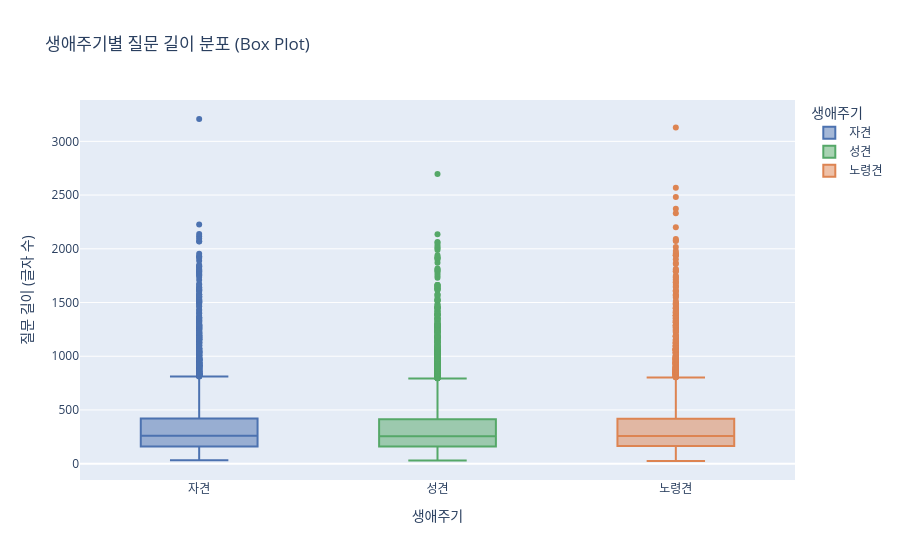

Notebook cell for this chart:
### Markdown cell above
## 6. 진료과별 Top 10 질병 (막대 그래프)

### Code cell
df['input_len']  = df['input_clean'].str.len()
df['output_len'] = df['output_clean'].str.len()

fig = px.box(
    df,
    x='lifeCycle',
    y='input_len',
    color='lifeCycle',
    category_orders={'lifeCycle': lifecycle_order},
    color_discrete_map={'자견': '#4C72B0', '성견': '#55A868', '노령견': '#DD8452'},
    title='생애주기별 질문 길이 분포 (Box Plot)',
    labels={'input_len': '질문 길이 (글자 수)', 'lifeCycle': '생애주기'},
    points='outliers'  # 이상치만 점으로 표시
)
fig.write_html(str(EDA_OUTPUT / 'boxplot_input_length.html'))
fig.show()

# 수치 요약
print("=== 생애주기별 질문 길이 통계 ===")
print(df.groupby('lifeCycle')['input_len'].describe().round(1).to_string())

### Figure 1 — Plotly figure (JSON) as saved in the notebook; plotly's stock layout.template omitted (floating-point values rounded to 4 significant figures; data arrays with more than 128 entries replaced by an {"elided": "..."} marker saying what was removed)
{"data": [{"alignmentgroup": "True", "boxpoints": "outliers", "hovertemplate": "생애주기=%{x}<br>질문 길이 (글자 수)=%{y}<extra></extra>", "legendgroup": "자견", "marker": {"color": "#4C72B0"}, "name": "자견", "notched": false, "offsetgroup": "자견", "orientation": "v", "showlegend": true, "type": "box", "x": {"elided": "7160 str values"}, "x0": " ", "xaxis": "x", "y": {"elided": "7160 int values"}, "y0": " ", "yaxis": "y"}, {"alignmentgroup": "True", "boxpoints": "outliers", "hovertemplate": "생애주기=%{x}<br>질문 길이 (글자 수)=%{y}<extra></extra>", "legendgroup": "성견", "marker": {"color": "#55A868"}, "name": "성견", "notched": false, "offsetgroup": "성견", "orientation": "v", "showlegend": true, "type": "box", "x": {"elided": "7275 str values"}, "x0": " ", "xaxis": "x", "y": {"elided": "7275 int values"}, "y0": " ", "yaxis": "y"}, {"alignmentgroup": "True", "boxpoints": "outliers", "hovertemplate": "생애주기=%{x}<br>질문 길이 (글자 수)=%{y}<extra></extra>", "legendgroup": "노령견", "marker": {"color": "#DD8452"}, "name": "노령견", "notched": false, "offsetgroup": "노령견", "orientation": "v", "showlegend": true, "type": "box", "x": {"elided": "7169 str values"}, "x0": " ", "xaxis": "x", "y": {"elided": "7169 int values"}, "y0": " ", "yaxis": "y"}], "layout": {"boxmode": "overlay", "legend": {"title": {"text": "생애주기"}, "tracegroupgap": 0}, "title": {"text": "생애주기별 질문 길이 분포 (Box Plot)"}, "xaxis": {"anchor": "y", "categoryarray": ["자견", "성견", "노령견"], "categoryorder": "array", "domain": [0, 1], "title": {"text": "생애주기"}}, "yaxis": {"anchor": "x", "domain": [0, 1], "title": {"text": "질문 길이 (글자 수)"}}}}
